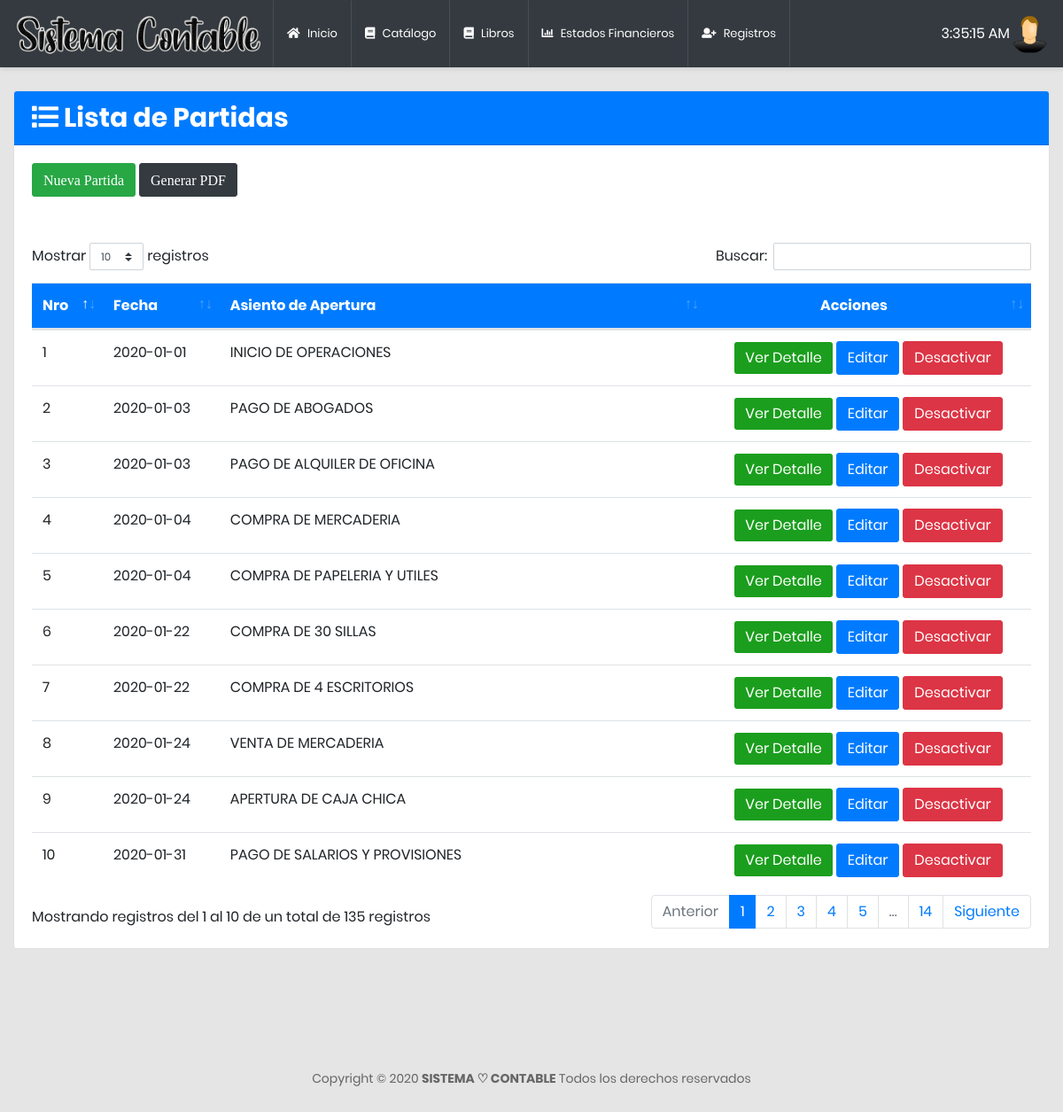
/vistas/partida.php (signed in), run on the app's committed database.
### tables this page shows
CREATE TABLE `partida` (
  `idpartida` int(11) NOT NULL,
  `fecha` date NOT NULL,
  `descripcion` varchar(200) NOT NULL,
  `cierre` int(11) NOT NULL,
  `estado` tinyint(1) NOT NULL
);

### vistas/partida.php (the view, shortened to what this page needs)
<?php
require_once '../partes/superior2.php';
?>
<?php
$objeto = new Conexion();
$conexion = $objeto->Conectar();
$consulta = "SELECT * FROM partida";
$resultado = $conexion->prepare($consulta);
$resultado->execute();
$data = $resultado->fetchAll(PDO::FETCH_ASSOC);
$cierre1 = "SELECT * FROM partida WHERE cierre=2";
$algo = $conexion->prepare($cierre1);
$algo->execute();
$cierre = $algo->fetchAll(PDO::FETCH_ASSOC);
?>
<section>
  <div class="container">
    <br>
    <div class="row ">
      <div class="col-md-12">
        <div class="card">
          <div class="card-header bg-primary text-white">
          <H2 style="color: white;"><i class="fas fa-list"></i> Lista de Partidas</H2>
          </div>
          <div class="card-body">
            <div class="row">
              <div class="col-lg-12 text-white">
                <?php if (!$cierre) { ?>
                  <a href="../vistas/nuevaPartida.php" class="btn btn-success btn-rounded btn-fw fas fa-plus-circle">Nueva Partida</a>
                <?php } ?>
                <button type="button" class="btn btn-dark btn-rounded btn-fw fas fa-plus-circle" data-numero="1" id="pdf" data-toggle="modal" data-target="#modal_pdf">Generar PDF </button>
              </div>
            </div>
            <br><br>
            <div class="responsive-table">
              <table class="table" id="tablaPartida">
                <thead class="bg-primary text-white">
                  <tr>
                    <th>Nro</th>
                    <th>Fecha</th>
                    <th>Asiento de Apertura</th>
                    <th> ⠀⠀⠀⠀⠀⠀⠀⠀⠀⠀Acciones</th>
                  </tr>
                </thead>
                <tbody>
                  <?php
                  foreach ($data as $dat) {
                  ?>
                    <tr>
                      <td><?php echo $dat["idpartida"]; ?></td>
                      <td><?php echo $dat["fecha"]; ?></td>
                      <td><?php echo $dat["descripcion"]; ?></td>
                      <td>
                        <div class="text-center">
                          <button class="btn btnVer" style="background-color:#1b9e1d;border: 0px !important;color:white;" data-id="<?php echo $dat["idpartida"]; ?>" id="ver_partida" data-toggle="modal" data-target="#modal-default">Ver Detalle</button>
                          <?php if (!$cierre) { ?>
                            <a href="editarPartida.php?id=<?php echo $dat['idpartida']; ?>"><button class='btn btn-primary btnEditar'>Editar</button></a>
                            <button class='btn btn-danger btnDesactivar' data-id="<?php echo $dat["estado"]; ?>">Desactivar</button>
                          <?php
                          }
                          ?>
                        </div>
                      </td>
                    </tr>
                  <?php
                  }
                  ?>
                </tbody>
              </table>
            </div>
          </div>
        </div>
      </div>
    </div>
</section>
<?php
require_once '../partes/inferior2.php';
?>

### partes/superior2.php (shortened to what this page needs)
<!DOCTYPE html>
<html lang="en">
<head>
    <link href="../css/font-face.css" rel="stylesheet" media="all">
    <link href="../vendor/font-awesome-4.7/css/font-awesome.min.css" rel="stylesheet" media="all">
    <link href="../vendor/font-awesome-5/css/fontawesome-all.min.css" rel="stylesheet" media="all">
    <link href="../vendor/mdi-font/css/material-design-iconic-font.min.css" rel="stylesheet" media="all">
    <link href="../vendor/bootstrap-4.1/bootstrap.min.css" rel="stylesheet" media="all">
    <link href="../vendor/animsition/animsition.min.css" rel="stylesheet" media="all">
    <link href="../vendor/bootstrap-progressbar/bootstrap-progressbar-3.3.4.min.css" rel="stylesheet" media="all">
    <link href="../vendor/wow/animate.css" rel="stylesheet" media="all">
    <link href="../vendor/css-hamburgers/hamburgers.min.css" rel="stylesheet" media="all">
    <link href="../vendor/slick/slick.css" rel="stylesheet" media="all">
    <link href="../vendor/select2/select2.min.css" rel="stylesheet" media="all">
    <link href="../vendor/perfect-scrollbar/perfect-scrollbar.css" rel="stylesheet" media="all">
    <link href="../css/theme.css" rel="stylesheet" media="all">
    <link rel="stylesheet" type="text/css" href="../datatables/datatables.min.css"/>
    <link rel="stylesheet"  type="text/css" href="../datatables/DataTables-1.10.18/css/dataTables.bootstrap4.min.css">
</head>
<body  onload="crearReloj()">
    <div class="page-wrapper">
        <header class="header-desktop3 d-none d-lg-block bg-dark">
            <div class="section__content section__content--p35">
                <div class="header3-wrap ">
                    <div class="header__logo">
                        <a href="../vistas/inicio.php">
                            <img src="../images/1.png" width="285"  alt="Sistema Contable" />
                        </a>
                    </div>
                    <div class="header__navbar">
                        <ul class="list-unstyled">
                            <li>
                                <a href="../vistas/inicio.php">
                                    <i class="fas fa-home text-white"></i>
                                    <span class="bot-line text-white"></span>Inicio</a>
                            </li>
                            <li class="has-sub">
                                <a href="../vistas/catalogo.php">
                                <i class="fas fa-book"></i>
                                    <span class="bot-line"></span>Catálogo</a>
                            </li>
                            <li class="has-sub">
                                <a href="#">
                                    <i class="fas fa-book"></i>
                                    <span class="bot-line"></span>Libros</a>
                            </li>
                            <li class="has-sub">
                                <a href="#">
                                    <i class="fas fa-bar-chart-o"></i>
                                    <span class="bot-line"></span>Estados Financieros</a>
                            </li>
                            <li class="has-sub">
                                <a href="#">
                                    <i class="fas fa-user-plus"></i>
                                    <span class="bot-line"></span>Registros</a>
                    </div>
                    <div class="header__tool">
                        <div id="reloj" class="text-white"></div>
                        <div class="account-wrap">
                            <div class="account-item account-item--style2 clearfix js-item-menu">
                                <div class="image">
                                    <img src="../images/user.png" alt="John Doe" />
                                </div>
                            </div>
                        </div>
                    </div>
                </div>
            </div>
        </header>

### partes/inferior2.php (shortened to what this page needs)
            <section class="p-t-60 p-b-20">
                <div class="container">
                    <div class="row">
                        <div class="col-md-12">
                            <div class="copyright">
                                <p>⠀</p>
                            <p>Copyright © 2020 <b>SISTEMA ♡ CONTABLE</b> Todos los derechos reservados</p>
                            </div>
                        </div>
                    </div>
                </div>
            </section>
        </div>
</body>
</html>

### data on the page
partida: idpartida "1", fecha "2020-01-01", descripcion "INICIO DE OPERACIONES"
partida: idpartida "2", fecha "2020-01-03", descripcion "PAGO DE ABOGADOS"
partida: idpartida "3", fecha "2020-01-03", descripcion "PAGO DE ALQUILER DE OFICINA"
partida: idpartida "4", fecha "2020-01-04", descripcion "COMPRA DE MERCADERIA"
partida: idpartida "5", fecha "2020-01-04", descripcion "COMPRA DE PAPELERIA Y UTILES"
partida: idpartida "6", fecha "2020-01-22", descripcion "COMPRA DE 30 SILLAS"
partida: idpartida "7", fecha "2020-01-22", descripcion "COMPRA DE 4 ESCRITORIOS"
partida: idpartida "8", fecha "2020-01-24", descripcion "VENTA DE MERCADERIA"
partida: idpartida "9", fecha "2020-01-24", descripcion "APERTURA DE CAJA CHICA"
partida: idpartida "10", fecha "2020-01-31", descripcion "PAGO DE SALARIOS Y PROVISIONES"
